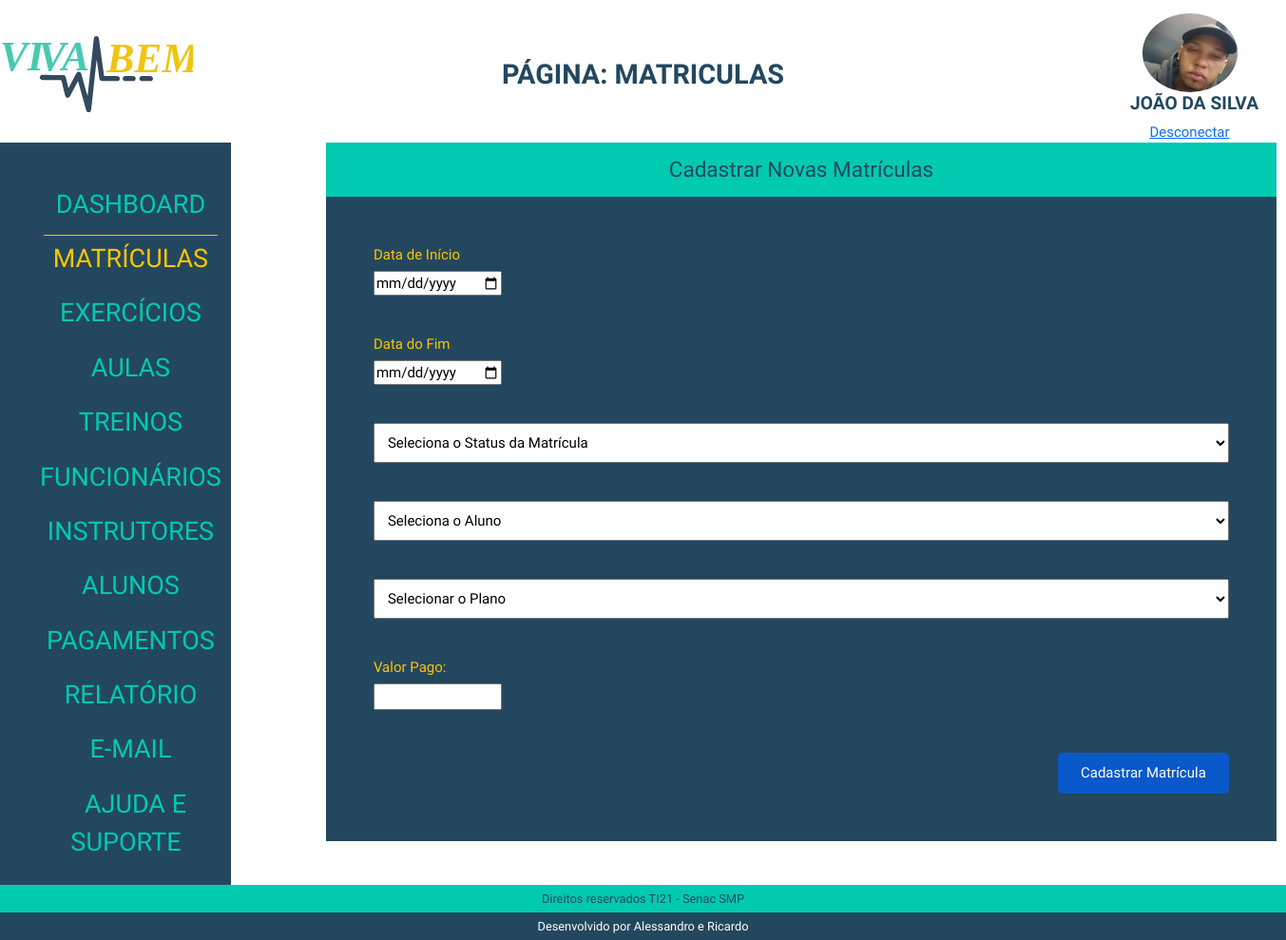
Page /admin/index.php?p=matriculas&m=cadastrar (signed in) on the committed database.
### tables this page shows
CREATE TABLE `tblalunos` (
  `idAluno` int(11) NOT NULL,
  `nomeAluno` varchar(50) NOT NULL,
  `dataNascAluno` date NOT NULL,
  `emailAluno` varchar(80) NOT NULL,
  `senhaAluno` varchar(20) NOT NULL,
  `dataCadAluno` date NOT NULL,
  `statusAluno` varchar(10) NOT NULL,
  `fotoAluno` varchar(100) NOT NULL
);

### admin/class/aluno.php (called while the page is built, shortened)
<?php
class AlunoClass
{
    public $idAluno;
public function __construct($id = false)
{
    if ($id) {
        $this->idAluno = $id;
        $this->Carregar();
    }
}
public function Carregar()
{
    $query = "SELECT * FROM  tblalunos WHERE idAluno = " . $this->idAluno;
    $conn = Conexao::LigarConexao();
    $resultado = $conn->query($query);
    $lista = $resultado->fetchAll();
    foreach ($lista as $linha) {
        $this->nomeAluno = $linha['nomeAluno'];
        $this->fotoAluno = $linha['fotoAluno'];
    }
}
}

### admin/matriculas/cadastrar.php (the view, shortened to what this page needs)
<h1 class="h1Geral">Cadastrar Novas Matrículas</h1>
<div class="formContainer">
    <form class="formMatri" action="index.php?p=matriculas&m=cadastrar" method="POST" enctype="multipart/form-data">
        <div>
            <label class="labelMatri" for="dataInicioMatricula">Data de Início</label>
            <input class="inputMatriDate" type="date" name="dataInicioMatricula" id="dataInicioMatricula" required placeholder="data de Inicio">
        </div>
        <div>
            <label class="labelMatri" for="dataFimMatricula">Data do Fim</label>
            <input class="inputMatriDate" type="date" name="dataFimMatricula" id="dataFimMatricula" required placeholder="data de final">
        </div>
        <div>
            <select class="selectMatriStatus" aria-label="Default select example" name="statusMatricula" required>
                <option selected="">Seleciona o Status da Matrícula</option>
            </select>
        </div>
        <div>
            <select class="selectMatri"  aria-label="Default select example" name="idAluno" id="idAluno" required>
                <option selected disabled>Seleciona o Aluno</option>
                <?php
                require_once('class/aluno.php');
                ?>
            </select>
            <select  class="selectMatri" aria-label="Default select example" name="idPlano" id="idPlano" required>
                <option selected disabled>Selecionar o Plano</option>
            </select>
            <div>
                <label class="labelMatri" for="valorPago">Valor Pago:</label>
                <input class="inputMatriDate" type="number" step="0.01" pattern="\d+(\.\d{2})?" name="valorPago" id="valorPago" required>
            </div>
            <div>
                <button class="botMatri" type="submit">Cadastrar Matrícula</button>
            </div>
        </div>
    </form>
</div>

### admin/index.php (shortened to what this page needs)
<?php
if (isset($_SESSION['idAluno'])) {
    $tipoUsuario = 'aluno';
} elseif (isset($_SESSION['idFuncionario'])) {
    $id = $_SESSION['idFuncionario'];
    $tipoUsuario = 'funcionario';
} else {
    header("location: http://localhost/Projeto-Academia-Viva-Bem-Senac/admin/loginAdmin.php");
    exit;
}
$pagina = @$_GET['p'];
require_once('class/aluno.php');
require_once('class/funcionario.php');
if ($tipoUsuario === 'aluno') {
    $aluno = new AlunoClass($id);
    $usuario = $aluno;
} elseif ($tipoUsuario === 'funcionario') {
    $funcionario = new FuncionarioClass($id);
    $usuario = $funcionario;
}
?>
<!DOCTYPE html>
<html lang="pt-BR">
<head>
    <link rel="stylesheet" href="./css/reset.css">
    <link href="path/to/lightbox.css" rel="stylesheet" />
    <link href="https://cdn.jsdelivr.net/npm/bootstrap@5.3.2/dist/css/bootstrap.min.css" rel="stylesheet">
    <link rel="stylesheet" href="./css/estilo.css">
</head>
<body>
    <header class="topo">
        <h1>
            <img src="./img/logoVivaBem.svg" alt="Logo Viva Bem">
        </h1>
        <?php
        if ($pagina == '') {
            echo '<h2>Dashboard</h2>';
        } else {
            echo ('<h2>Página: ' . $pagina . '</h2>');
        }
        ?>
         <div class="identUser">
            <img src="../img/<?php echo $usuario->fotoAluno ?? $usuario->fotoFuncionario; ?>" alt="User">
            <h2><?php echo $usuario->nomeAluno ?? $usuario->nomeFuncionario; ?></h2>
            <a href="desconectar.php">Desconectar</a>
        </div>
    </header>
    <main>
        <div class="menu">
            <nav>
                <ul>
                    <li><a href="index.php?p=dashboard" class="<?php echo (($pagina == 'dashboard') ||  (@$pagina == '')) ? 'menuAtivo' : ''; ?>"> Dashboard </a></li>
                    <li><a href="index.php?p=matriculas" class="<?php echo ($pagina == 'matriculas') ? 'menuAtivo' : ''; ?>"> Matrículas </a></li>
                    <li><a href="index.php?p=exercicios" class="<?php echo ($pagina == 'exercicios') ? 'menuAtivo' : ''; ?>"> Exercícios </a></li>
                    <li><a href="index.php?p=aulas" class="<?php echo ($pagina == 'aulas') ? 'menuAtivo' : ''; ?>"> Aulas </a></li>
                    <li><a href="index.php?p=treino" class="<?php echo ($pagina == 'treino') ? 'menuAtivo' : ''; ?>"> Treinos </a></li>
                    <li><a href="index.php?p=funcionarios" class="<?php echo ($pagina == 'funcionarios') ? 'menuAtivo' : ''; ?>"> Funcionários </a></li>
                    <li><a href="index.php?p=instrutores" class="<?php echo ($pagina == 'instrutores') ? 'menuAtivo' : ''; ?>"> Instrutores </a></li>
                    <li><a href="index.php?p=aluno" class="<?php echo ($pagina == 'aluno') ? 'menuAtivo' : ''; ?>"> Alunos </a></li>
                    <li><a href="index.php?p=pagamento" class="<?php echo ($pagina == 'pagamento') ? 'menuAtivo' : ''; ?>"> Pagamentos </a></li>
                    <li><a href="index.php?p=relatorio" class="<?php echo ($pagina == 'relatorio') ? 'menuAtivo' : ''; ?>"> Relatório </a></li>
                    <li><a href="index.php?p=contato" class="<?php echo ($pagina == 'contato') ? 'menuAtivo' : ''; ?>"> E-mail </a></li>
                    <li><a href="index.php?p=ajuda" class="<?php echo ($pagina == 'ajuda') ? 'menuAtivo' : ''; ?>"> Ajuda e Suporte </a></li>
                </ul>
            </nav>
        </div>
        <div class="box">
            <?php
            switch ($pagina) {
                case 'matriculas':
                    require_once('matriculas/matriculas.php');
                    break;
            }
            ?>
        </div>
    </main>
    <footer class="rodape">
        <h2>Direitos reservados TI21 - Senac SMP</h2>
        <h2>Desenvolvido por Alessandro e Ricardo</h2>
    </footer>
</body>
</html>

### admin/css/estilo.css (style rules this page uses)
*, a, h1, h2, h3, h4 { font-family: 'Josefin Sans', sans-serif; font-size: 15px; }
body { display: flex; flex-direction: column; height: 100vh; width: 100%; }
.topo { display: flex; justify-content: space-between; margin-top: 1%; align-items: center; }
.topo h1 { text-align: center; width: 15%; }
.identUser { width: 100%; }
.identUser img { max-width: 100px; max-height: 90px; object-fit: cover; border-radius: 50%; }
.topo h2 { font-size: 1.8em; text-transform: uppercase; color: #23475f; font-weight: bold; }
.topo div { display: flex; flex-direction: column; align-items: center; width: 15%; }
.topo div img { width: 75%; }
.topo div h2 { margin-left: 5%; font-size: 1.2em; }
main { flex: 1; display: flex; }
.menu { background-color: #23475f; text-align: center; display: flex; }
.menu nav { margin-top: 15%; }
.menu nav ul li { padding: 4% 0; }
.menu nav ul li a { text-decoration: none; color: #00cab0; font-size: 1.8em; text-transform: uppercase; padding: 4% 10px; }
.menuAtivo { color: #ffc500 !important; border-top: solid 1px #ffc500; }
.box { margin: 0 100px; }
.rodape { text-align: center; }
.rodape h2 { font-size: .8em; margin-bottom: 0; }
.rodape h2:nth-child(1) { background: #00cab0; padding: .5% 0; color: #23475f; }
.rodape h2:nth-child(2) { background: #23475f; padding: .5% 0; color: #fff; }
form { display: flex; flex-direction: column; align-items: stretch; background: #23475f; width: 1000px; padding: 15px 50px; color: #ffc500; }
.h1Geral { text-align: center; color: #23475f; font-size: 1.5em; background: #00cab0; margin: 0; padding: 15px; }
.formContainer { width: 100%; box-sizing: border-box; }
.formMatri { display: flex; flex-direction: column; gap: 40px; padding: 50px 50px; }
.formMatri div { display: flex; flex-direction: column; }
.labelMatri { margin-bottom: 5px; }
.selectMatri { width: 100%; box-sizing: border-box; margin-bottom: 40px; padding: 10px; }
.selectMatriStatus { margin: 0; padding: 10px; }
.labelMatri { width: 100%; box-sizing: border-box; }
.botMatri { width: 50%; box-sizing: border-box; }
.inputMatriDate { width: 15%; }
.botMatri { width: 20%; margin-left: auto; box-sizing: border-box; background-color: #0a58ca; padding: 10px; border: none; border-radius: 5px; cursor: pointer; margin-top: 45px; color: #ffffff; }

### rows in the picture
tblalunos: fotoAluno (picture), nomeAluno "JOÃO DA SILVA"

### other values in the picture
$pagina "MATRICULAS"
